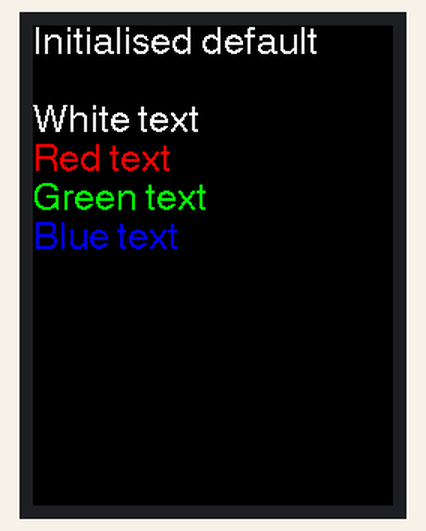
A sketch run on a simulated ESP32. Shown: 240×320 colour display.

Above: at 0.3 s.
At 5.4 s:
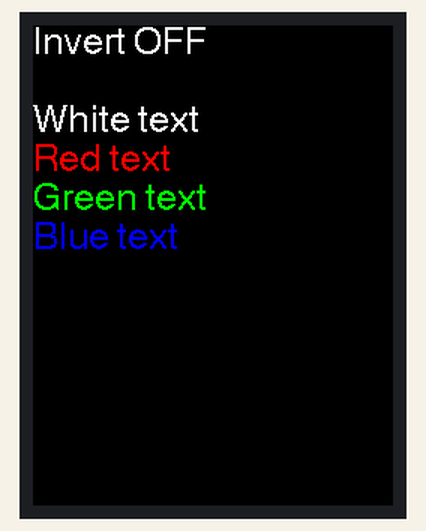
At 10.5 s:
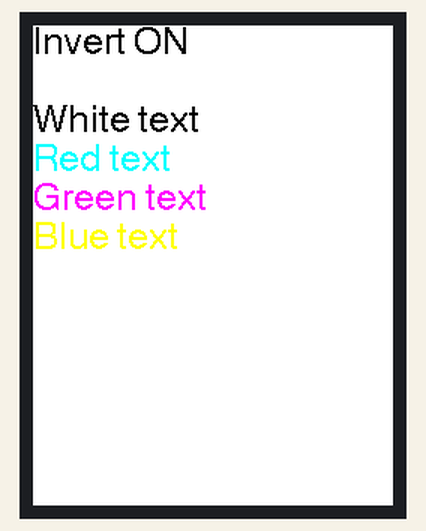

The sketch:

Colour_Test.ino
```cpp
//   Diagnostic test for the displayed colour order
//
// Written by Bodmer 17/2/19 for the TFT_eSPI library:
// https://github.com/Bodmer/TFT_eSPI

/*
 Different hardware manufacturers use different colour order
 configurations at the hardware level.  This may result in
 incorrect colours being displayed.

 Incorrectly displayed colours could also be the result of
 using the wrong display driver in the library setup file.

 Typically displays have a control register (MADCTL) that can
 be used to set the Red Green Blue (RGB) colour order to RGB
 or BRG so that red and blue are swapped on the display.

 This control register is also used to manage the display
 rotation and coordinate mirroring. The control register
 typically has 8 bits, for the ILI9341 these are:

 Bit Function
 7   Mirror Y coordinate (row address order)
 6   Mirror X coordinate (column address order)
 5   Row/column exchange (for rotation)
 4   Refresh direction (top to bottom or bottom to top in portrait orientation)
 3   RGB order (swaps red and blue)
 2   Refresh direction (top to bottom or bottom to top in landscape orientation)
 1   Not used
 0   Not used

 The control register bits can be written with this example command sequence:

    tft.writecommand(TFT_MADCTL);
    tft.writedata(0x48);          // Bits 6 and 3 set

 0x48 is the default value for ILI9341 (0xA8 for ESP32 M5STACK)
 in rotation 0 orientation.

 Another control register can be used to "invert" colours,
 this swaps black and white as well as other colours (e.g.
 green to magenta, red to cyan, blue to yellow).

 To invert colours insert this line after tft.init() or tft.begin():

    tft.invertDisplay( invert ); // Where invert is true or false

*/

#include <SPI.h>

#include <TFT_eSPI.h>       // Hardware-specific library

TFT_eSPI tft = TFT_eSPI();  // Invoke custom library

void setup(void) {
  tft.init();

  tft.fillScreen(TFT_BLACK);

  // Set "cursor" at top left corner of display (0,0) and select font 4
  tft.setCursor(0, 0, 4);

  // Set the font colour to be white with a black background
  tft.setTextColor(TFT_WHITE, TFT_BLACK);

  // We can now plot text on screen using the "print" class
  tft.println("Initialised default\n");
  tft.println("White text");

  tft.setTextColor(TFT_RED, TFT_BLACK);
  tft.println("Red text");

  tft.setTextColor(TFT_GREEN, TFT_BLACK);
  tft.println("Green text");

  tft.setTextColor(TFT_BLUE, TFT_BLACK);
  tft.println("Blue text");

  delay(5000);

}

void loop() {

  tft.invertDisplay( false ); // Where i is true or false

  tft.fillScreen(TFT_BLACK);

  tft.setCursor(0, 0, 4);

  tft.setTextColor(TFT_WHITE, TFT_BLACK);
  tft.println("Invert OFF\n");

  tft.println("White text");

  tft.setTextColor(TFT_RED, TFT_BLACK);
  tft.println("Red text");

  tft.setTextColor(TFT_GREEN, TFT_BLACK);
  tft.println("Green text");

  tft.setTextColor(TFT_BLUE, TFT_BLACK);
  tft.println("Blue text");

  delay(5000);


  // Binary inversion of colours
  tft.invertDisplay( true ); // Where i is true or false

  tft.fillScreen(TFT_BLACK);

  tft.setCursor(0, 0, 4);

  tft.setTextColor(TFT_WHITE, TFT_BLACK);
  tft.println("Invert ON\n");

  tft.println("White text");

  tft.setTextColor(TFT_RED, TFT_BLACK);
  tft.println("Red text");

  tft.setTextColor(TFT_GREEN, TFT_BLACK);
  tft.println("Green text");

  tft.setTextColor(TFT_BLUE, TFT_BLACK);
  tft.println("Blue text");

  delay(5000);
}
```

Measured:
- what the display in image 1 shows lasts 5.1 s, from 5.4 s to 10.5 s
